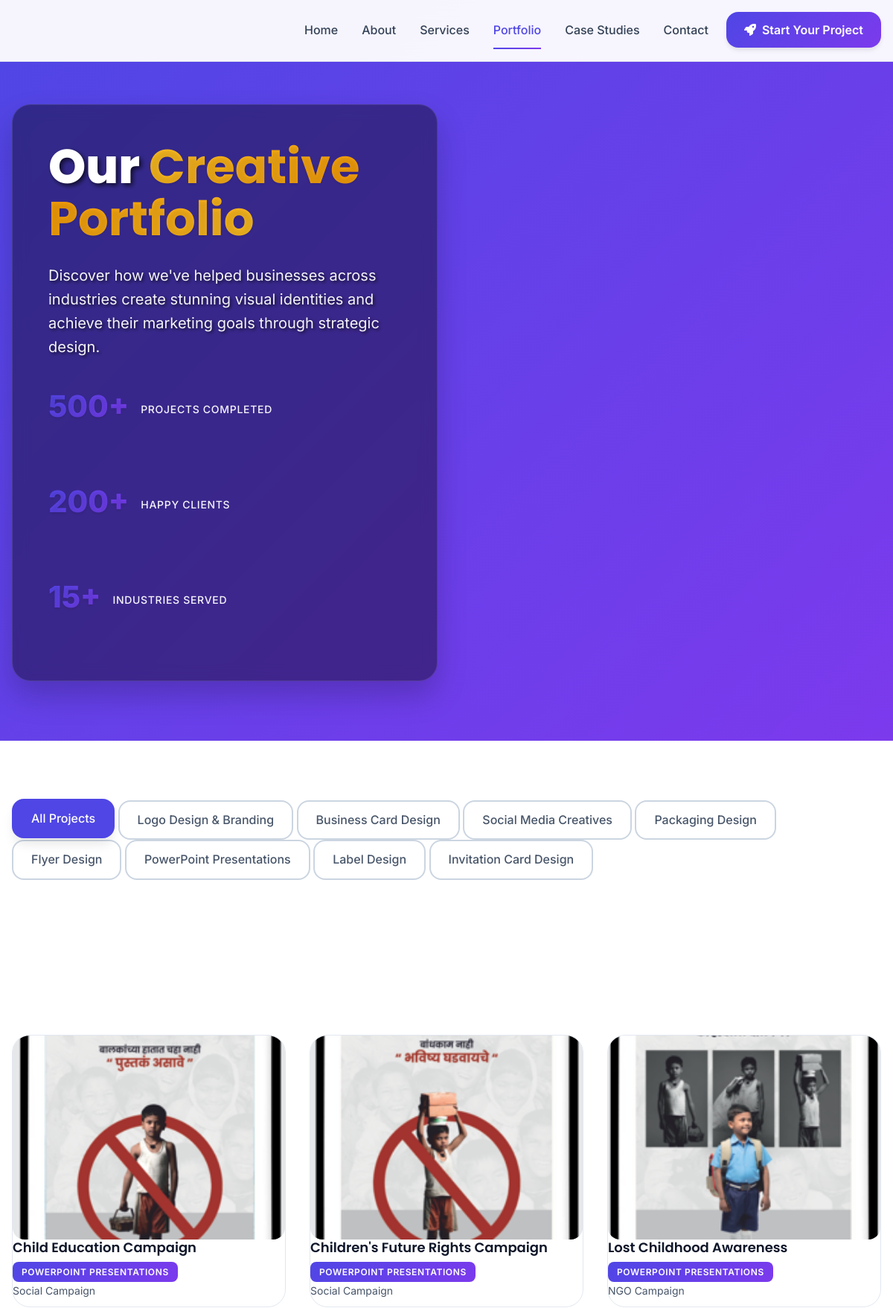
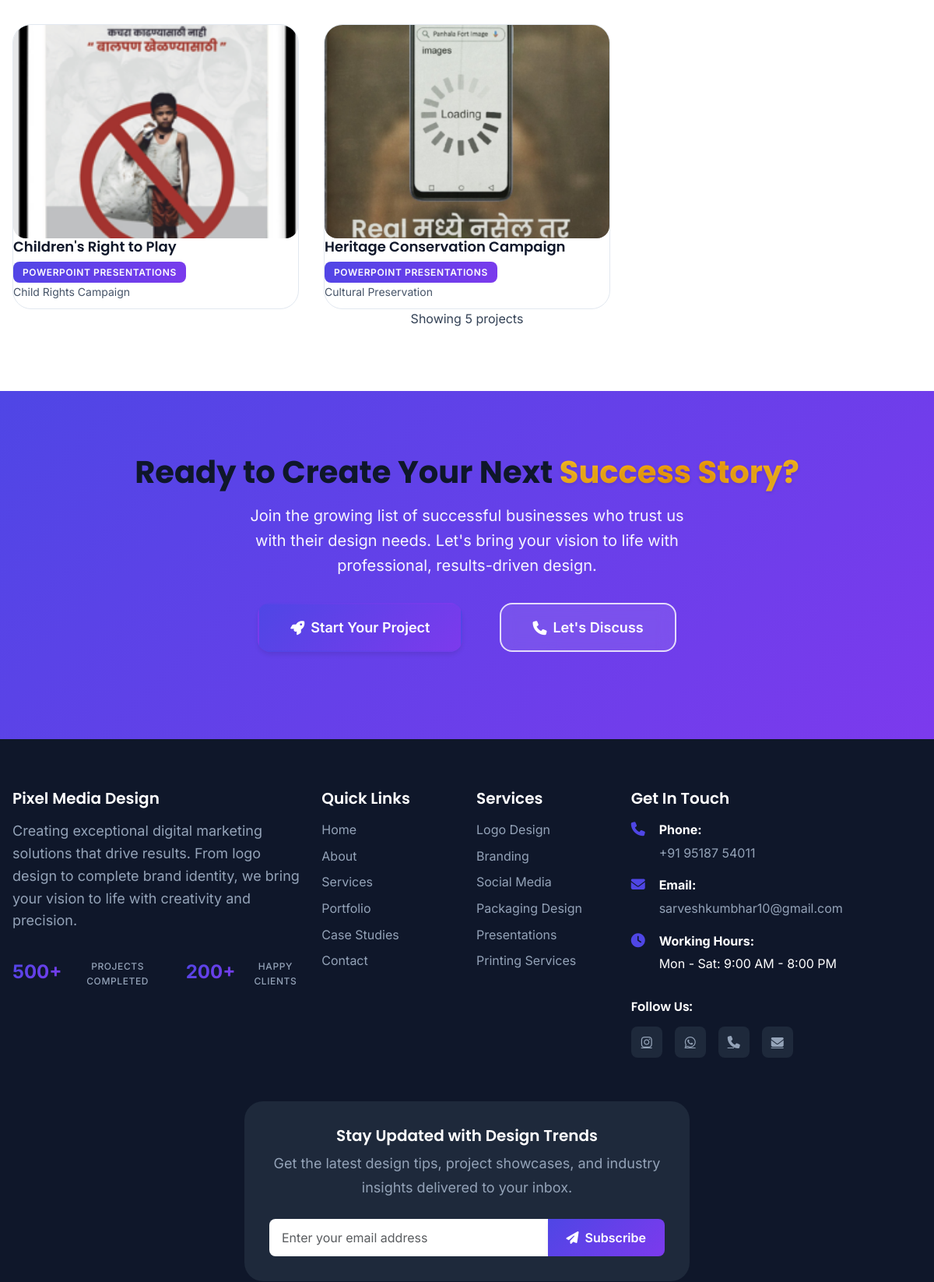
/portfolio?service=6 (upper part), run on the app's committed database (2 pictures, top to bottom).
### models.py (models this page shows, shortened)
class Service(db.Model):
    __tablename__ = 'services'
    id = db.Column(db.Integer, primary_key=True)
    name = db.Column(db.String(100), nullable=False)
    description = db.Column(db.Text, nullable=False)
    short_description = db.Column(db.String(200))
    icon_class = db.Column(db.String(50))
    price_range = db.Column(db.String(50))
    is_active = db.Column(db.Boolean, default=True)
    created_at = db.Column(db.DateTime, default=datetime.utcnow)
    portfolio_items = db.relationship('Portfolio', backref='service', lazy=True)

class Portfolio(db.Model):
    __tablename__ = 'portfolio'
    id = db.Column(db.Integer, primary_key=True)
    title = db.Column(db.String(100), nullable=False)
    description = db.Column(db.Text)
    service_id = db.Column(db.Integer, db.ForeignKey('services.id'), nullable=False)
    image_url = db.Column(db.String(200))
    client_name = db.Column(db.String(100))
    project_date = db.Column(db.Date)
    tags = db.Column(db.String(200))
    is_featured = db.Column(db.Boolean, default=False)
    created_at = db.Column(db.DateTime, default=datetime.utcnow)
    challenge = db.Column(db.Text)
    solution = db.Column(db.Text)
    results = db.Column(db.Text)
    client_testimonial = db.Column(db.Text)
    before_image_url = db.Column(db.String(200))
    after_image_url = db.Column(db.String(200))
    def get_tags_list(self):
        if self.tags:
            return [tag.strip() for tag in self.tags.split(',')]
        return []

### app.py (the view)
@app.route('/portfolio')
def portfolio():
    service_filter = request.args.get('service', 'all')
    if service_filter == 'all':
        portfolio_items = Portfolio.query.all()
    else:
        try:
            service_id = int(service_filter)
            portfolio_items = Portfolio.query.filter_by(service_id=service_id).all()
        except ValueError:
            portfolio_items = Portfolio.query.all()
    services = Service.query.filter_by(is_active=True).all()
    return render_template('portfolio.html',
                         portfolio_items=portfolio_items,
                         services=services,
                         current_filter=service_filter)

### app.py (called while the page is built)
@app.context_processor
def inject_globals():
    return {
        'current_year': datetime.now().year,
        'site_name': 'Sarvesh Kumbhar Design Services'
    }

### templates/portfolio.html (shortened to what this page needs)
{% extends "base.html" %}
{% block content %}
<section class="portfolio-hero">
    <div class="container">
        <div class="row align-items-center">
            <div class="col-lg-6">
                <div class="hero-content" data-aos="fade-up">
                    <h1 class="hero-title">
                        Our <span class="gradient-text">Creative Portfolio</span>
                    </h1>
                    <p class="hero-description">
                        Discover how we've helped businesses across industries create stunning visual identities
                        and achieve their marketing goals through strategic design.
                    </p>
                    <div class="portfolio-stats">
                        <div class="stat-item">
                            <span class="stat-number">500+</span>
                            <span class="stat-label">Projects Completed</span>
                        </div>
                        <div class="stat-item">
                            <span class="stat-number">200+</span>
                            <span class="stat-label">Happy Clients</span>
                        </div>
                        <div class="stat-item">
                            <span class="stat-number">15+</span>
                            <span class="stat-label">Industries Served</span>
                        </div>
                    </div>
                </div>
            </div>
        </div>
    </div>
</section>
<section class="portfolio-filters">
    <div class="container">
        <div class="row">
            <div class="col-12">
                <div class="filter-container" data-aos="fade-up">
                    <div class="filter-buttons">
                        <button class="filter-btn active" data-filter="*">All Projects</button>
                        {% for service in services %}
                        <button class="filter-btn" data-filter=".service-{{ service.id }}">{{ service.name }}</button>
                        {% endfor %}
                    </div>
                </div>
            </div>
        </div>
    </div>
</section>
<section class="portfolio-grid-section" id="gridView">
    <div class="container">
        <div class="portfolio-grid" id="portfolioGrid">
            {% for item in portfolio_items %}
            <div class="portfolio-item service-{{ item.service_id }}" data-aos="fade-up" data-aos-delay="{{ loop.index0 * 100 }}">
                <div class="portfolio-card">
                    <div class="portfolio-image">
                        <img src="{{ item.image_url or url_for('static', filename='images/placeholder-portfolio.jpg') }}"
                             alt="{{ item.title }}"
                             loading="lazy">
                    </div>
                    <div class="portfolio-info">
                        <div class="info-top">
                            <h5 class="portfolio-title">{{ item.title }}</h5>
                            <span class="portfolio-category">{{ item.service.name }}</span>
                        </div>
                        <p class="portfolio-client">{{ item.client_name }}</p>
                    </div>
                </div>
            </div>
            {% endfor %}
        </div>
        {% if portfolio_items %}
        <div class="portfolio-pagination" data-aos="fade-up">
            <div class="pagination-info text-center">
                <span>Showing {{ portfolio_items|length }} projects</span>
            </div>
        </div>
        {% endif %}
    </div>
</section>
<section class="portfolio-cta">
    <div class="container">
        <div class="cta-content text-center" data-aos="fade-up">
            <h2 class="cta-title">
                Ready to Create Your Next
                <span class="gradient-text">Success Story?</span>
            </h2>
            <p class="cta-description">
                Join the growing list of successful businesses who trust us with their design needs.
                Let's bring your vision to life with professional, results-driven design.
            </p>
            <div class="cta-buttons">
                <a href="{{ url_for('quote') }}" class="btn btn-primary btn-lg me-3">
                    <i class="fas fa-rocket me-2"></i>Start Your Project
                </a>
                <a href="{{ url_for('contact') }}" class="btn btn-outline-light btn-lg">
                    <i class="fas fa-phone me-2"></i>Let's Discuss
                </a>
            </div>
        </div>
    </div>
</section>
{% endblock %}

### data on the page
Service: name "Logo Design & Branding"
Service: name "Business Card Design"
Service: name "Social Media Creatives"
Service: name "Packaging Design"
Service: name "Flyer Design"
Service: name "PowerPoint Presentations"
Service: name "Label Design"
Service: name "Invitation Card Design"
Portfolio: image_url (picture), title "Child Education Campaign", service.name "POWERPOINT PRESENTATIONS", client_name "Social Campaign"
Portfolio: image_url (picture), title "Children's Future Rights Campaign", service.name "POWERPOINT PRESENTATIONS", client_name "Social Campaign"
Portfolio: image_url (picture), title "Lost Childhood Awareness", service.name "POWERPOINT PRESENTATIONS", client_name "NGO Campaign"
Portfolio: image_url (picture), title "Children's Right to Play", service.name "POWERPOINT PRESENTATIONS", client_name "Child Rights Campaign"
Portfolio: image_url (picture), title "Heritage Conservation Campaign", service.name "POWERPOINT PRESENTATIONS", client_name "Cultural Preservation"

### other printed values
{{ portfolio_items|length }} "5"
